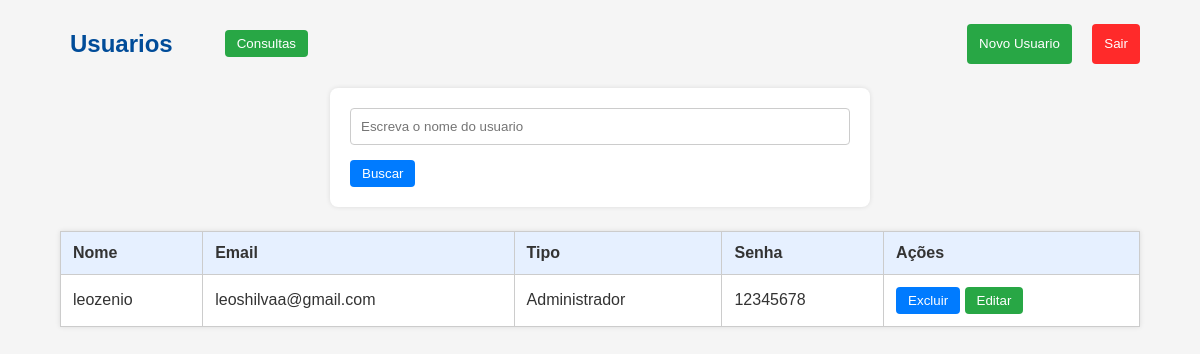
Page /listar_usuarios (signed in) on the earlier database version.
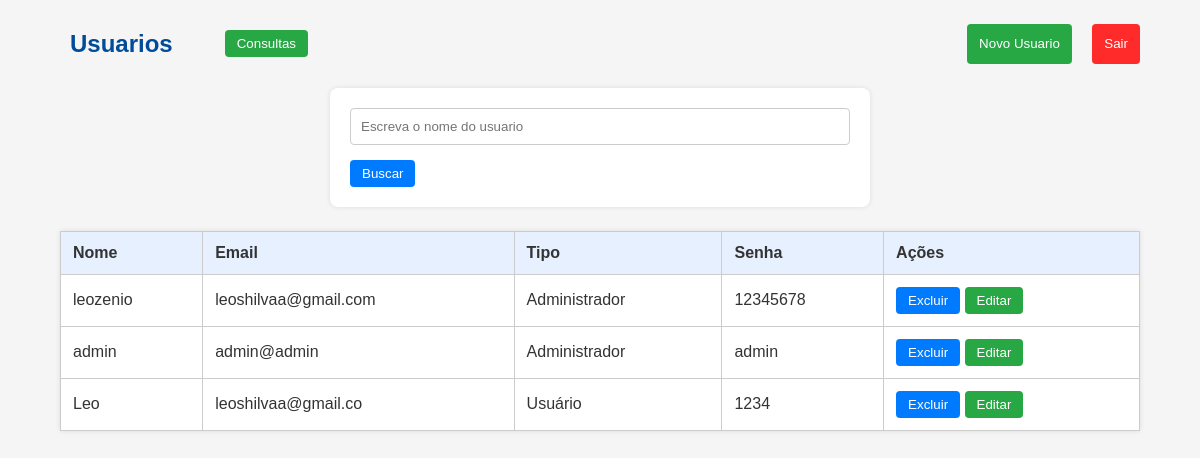
Same page on the later database version.
### app.py (models this page shows)
class Usuario(db.Model):
    id = db.Column(db.Integer, primary_key=True)
    nome = db.Column(db.String(100), nullable=False)
    email = db.Column(db.String(120), unique=True, nullable=False)
    senha = db.Column(db.String(100), nullable=False)
    tipo = db.Column(db.String(10), nullable=False)  # 'admin' ou 'usuario'

### app.py (the view)
@app.route('/listar_usuarios', methods=['GET'])
@login_required
@admin_required
def listar_usuarios():
    nome = request.args.get('nome')
    usuarios = Usuario.query
    if nome:
        nome.lower()
        usuarios = usuarios.filter(func.lower(Usuario.nome).like(f"%{nome.lower()}%"))
    usuarios = usuarios.all()
    return render_template('listar_usuarios.html', usuarios=usuarios)

### app.py (called while the page is built)
def login_required(f):
    @wraps(f)
    def decorated_function(*args, **kwargs):
        if 'usuario_id' not in session:
            flash("Você precisa estar logado para acessar esta página.")
            return redirect(url_for('efetua_login'))
        return f(*args, **kwargs)
    return decorated_function

def admin_required(f):
    @wraps(f)
    def decorated_function(*args, **kwargs):
        tipo = session.get('usuario_tipo')
        if tipo is None or tipo.lower() != 'admin':
            flash("Somente administrador tem acesso a esta página!")
            return render_template('acesso_negado.html')
        return f(*args, **kwargs)
    return decorated_function

### templates/listar_usuarios.html (shortened to what this page needs)
<!DOCTYPE html>
<html lang="pt-br">
  <head>
    <link
      rel="stylesheet"
      href="{{ url_for('static', filename='style.css') }}"
    />
  </head>
  <body>
    <div class="header-btn">
      <div class="container-nav">
        <h2>Usuarios</h2>{%if session['usuario_tipo'] == 'admin'%}
          <a href="/listar_consultas"><button type="button">Consultas</button></a>
        {%endif%}
      </div>
      <div>
        <a href="/cadastra_usuario"><button class="btn-novo-usuario">Novo Usuario</button></a>
        <a href="/logout"><button class="btn-logout">Sair</button></a>
      </div>
    </div>
    <form class="form-pesquisa" action="">
      <input
        type="text"
        name="nome"
        value="{{ request.args.get('nome', '') }}"
        placeholder="Escreva o nome do usuario"
        id=""
      />
      <button type="submit">Buscar</button>
    </form>
    <table border="1" cellpadding="8">
      <tr>
        <th>Nome</th>
        <th>Email</th>
        <th>Tipo</th>
        <th>Senha</th>
        <th>Ações</th>
      </tr>
      {% for u in usuarios %}
      <tr>
        <td>{{ u.nome }}</td>
        <td>{{ u.email }}</td>
        <td>
          {% if u.tipo == 'admin' %} Administrador {% elif u.tipo == 'usuario'
          %} Usuário {% else %} {{ u.tipo }} {% endif %}
        </td>
        <td>{{ u.senha }}</td>
        <td>
          <button onclick="excluirConsulta('{{ u.id }}')">Excluir</button>
          <a href="/editar_usuario/{{ u.id }}"><button>Editar</button></a>
        </td>
      </tr>
      {% endfor %}
    </table>
  </body>
</html>

### static/style.css (style rules this page uses)
body { font-family: Arial, sans-serif; margin: 0 60px; font-size: 16px; background-color: #f5f5f5; color: #333; }
h2 { font-size: 24px; color: #004c99; }
table { width: 100%; border-collapse: collapse; background: #fff; box-shadow: 0 0 5px rgba(0, 0, 0, 0.1); }
th, td { padding: 12px; border: 1px solid #ccc; text-align: left; }
th { background-color: #e6f0ff; }
button { padding: 6px 12px; background-color: #007bff; color: white; border: none; border-radius: 4px; cursor: pointer; }
a button { background-color: #28a745; }
form { background-color: white; padding: 20px; border-radius: 8px; max-width: 500px; margin: auto; box-shadow: 0 0 5px rgba(0, 0, 0, 0.1); }
input[type="text"], input[type="email"], input[type="date"], input[type="time"], input[type="password"] { width: 100%; padding: 10px; margin-bottom: 15px; border: 1px solid #ccc; border-radius: 4px; box-sizing: border-box; }
.form-pesquisa { margin-bottom: 1.5rem; }
.header-btn { display: flex; align-items: center; text-align: center; justify-content: space-between; }
.btn-nova-consulta, .btn-novo-usuario { padding: 6px 12px; height: 40px; }
.btn-logout { background-color: rgb(255, 42, 42); margin-left: 1rem; padding: 6px 12px; height: 40px; }
.container-nav { display: flex; gap: 20px; justify-content: flex-end; align-items: center; padding: 10px; }
.container-nav a { text-decoration: none; color: black; text-align: center; margin: 0 2rem; }

Differences in the rows shown:
added Usuario: nome "admin", email "admin@admin", tipo "Administrador", senha "admin"
added Usuario: nome "Leo", email "leoshilvaa@gmail.co", tipo "Usuário", senha "1234"
